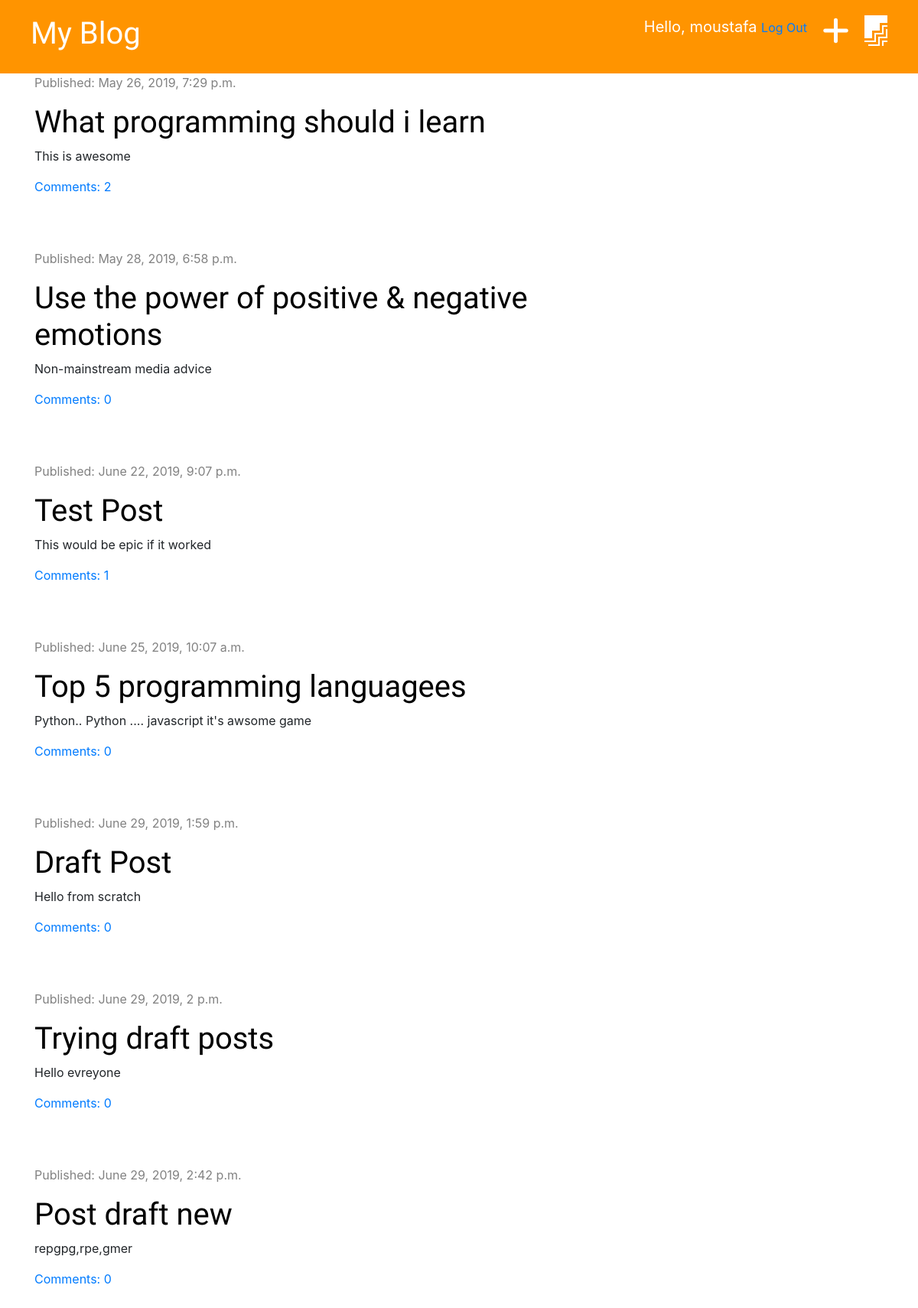
The app's page / (signed in) with its own data.
### blog/models.py (models this page shows, shortened)
class Post(models.Model):
    author = models.ForeignKey('auth.User', on_delete= models.CASCADE)
    title = models.CharField(max_length=200)
    text = models.TextField()
    created_date = models.DateTimeField(default=timezone.now)
    published_date = models.DateTimeField(blank=True, null=True)
    def approved_comments(self):
        return self.comments.filter(approved=True)

### blog/views.py (the view)
# urls.py: path('', views.post_list, name='post_list'),
def post_list(request):
    posts = Post.objects.filter(published_date__lte=timezone.now()).order_by('published_date')
    stuff_for_frontend = {'posts': posts, }
    return render(request, 'blog/post_list.html', stuff_for_frontend)

### blog/templates/blog/post_list.html (shortened to what this page needs)
{% extends 'blog/base.html' %}
{% block content %}
   {% for post in posts %}
        <div class="post">
            <div class="date">
                <p>Published: {{ post.published_date }}</p>
            </div>
            <h1><a href="{% url 'post_detail' pk=post.pk %}">{{ post.title}}</a></h1>
            <p>{{ post.text|truncatechars:50|linebreaksbr }}</p>
            <a href="{% url 'post_detail' pk=post.pk %}">Comments: {{post.approved_comments.count}}</a>
        </div>
    {% endfor %}
{% endblock %}

### blog/templates/blog/base.html (shortened to what this page needs)
{% load static %}
{% load staticfiles %}
<html lang="en">
<head>
    <link rel="stylesheet" href="{% static 'blog/style.css' %}" type="text/css">
    <link rel="stylesheet" href="https://stackpath.bootstrapcdn.com/bootstrap/4.3.1/css/bootstrap.min.css">
</head>
<body>
    <div class="page-header">
        {% if user.is_authenticated %}
        <a href="{% url 'post_draft_list' %}" class="top-menu"><i class="fab fa-firstdraft fa-2x"></i></a>
        <a href="{% url 'post_new' %}" class="top-menu"><i class="fas fa-plus fa-2x"></i></a>
        <p class="top-menu">Hello, {{ user.username }} <small><a href="{% url 'logout' %}?next=/">Log Out</a></small> </p>
        {% else %}
        <a href="{% url 'login' %}" class="top-menu"><i class="fas fa-sign-in-alt fa-2x"></i></a>
        {% endif %}
        <h1><a href="{% url 'post_list' %}">My Blog</a></h1>
    </div>
    <div class="content container">
        <div class="row">
            <div class="col-md-8">
                {% block content %}
                {% endblock %}
            </div>
        </div>
    </div>
</body>
</html>

### blog/static/blog/style.css (style rules this page uses)
.page-header { background-color: #ff9400; margin-top: 0; padding: 20px 20px 20px 40px; }
.page-header h1, .page-header h1 a { color: #ffffff; font-size: 30pt; text-decoration: none; }
.content, .container { margin-left: 20px; }
h1, h2, h3, h4 { font-family: 'Tangerine', 'Inconsolata', 'Droid Sans', serif; font-size: 48px; }
.date { color: #828282; }
.post { margin-bottom: 70px; }
.post h1 a { color: black; }
.top-menu { color: #ffffff; float: right; font-size: 20px; margin-right: 20px; }

### records on screen
Post: published_date "May 26, 2019, 7:29 p.m.", title "What programming should i learn", text "This is awesome", approved_comments.count "2"
Post: published_date "May 28, 2019, 6:58 p.m.", title "Use the power of positive & negative emotions", text "Non-mainstream media advice", approved_comments.count "0"
Post: published_date "June 22, 2019, 9:07 p.m.", title "Test Post", text "This would be epic if it worked", approved_comments.count "1"
Post: published_date "June 25, 2019, 10:07 a.m.", title "Top 5 programming languagees", text "Python.. Python .... javascript it's awsome game", approved_comments.count "0"
Post: published_date "June 29, 2019, 1:59 p.m.", title "Draft Post", text "Hello from scratch", approved_comments.count "0"
Post: published_date "June 29, 2019, 2 p.m.", title "Trying draft posts", text "Hello evreyone", approved_comments.count "0"
Post: published_date "June 29, 2019, 2:42 p.m.", title "Post draft new", text "repgpg,rpe,gmer", approved_comments.count "0"

### other values on screen
{{ user.username }} "moustafa"
